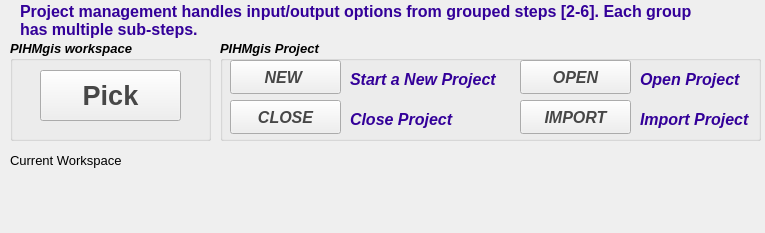
   <widget class="QWidget" name="PIHMgisToolBox_PIHMgisProject">
    <property name="geometry">
     <rect>
      <x>0</x>
      <y>0</y>
      <width>765</width>
      <height>233</height>
     </rect>
    </property>
    <attribute name="label">
     <string>Step [1] : : Load/Create PIHMgis project settings</string>
    </attribute>
    <widget class="QLabel" name="label_8">
     <property name="geometry">
      <rect>
       <x>20</x>
       <y>0</y>
       <width>691</width>
       <height>41</height>
      </rect>
     </property>
     <property name="font">
      <font>
       <family>Arial</family>
       <pointsize>10</pointsize>
       <weight>50</weight>
       <bold>false</bold>
      </font>
     </property>
     <property name="styleSheet">
      <string notr="true">color: rgb(204, 51, 0);</string>
     </property>
     <property name="text">
      <string>&lt;html&gt;&lt;head/&gt;&lt;body&gt;&lt;p&gt;&lt;span style=&quot; font-size:12pt; font-weight:600; color:#330099;&quot;&gt;Project management handles input/output options from grouped steps [2-6]. Each group has multiple sub-steps. &lt;/span&gt;&lt;/p&gt;&lt;/body&gt;&lt;/html&gt;</string>
     </property>
     <property name="wordWrap">
      <bool>true</bool>
     </property>
     <property name="openExternalLinks">
      <bool>true</bool>
     </property>
    </widget>
    <widget class="QGroupBox" name="groupBox_5">
     <property name="geometry">
      <rect>
       <x>220</x>
       <y>40</y>
       <width>541</width>
       <height>101</height>
      </rect>
     </property>
     <property name="font">
      <font>
       <family>Arial</family>
       <pointsize>10</pointsize>
       <weight>75</weight>
       <italic>true</italic>
       <bold>true</bold>
      </font>
     </property>
     <property name="title">
      <string>PIHMgis Project</string>
     </property>
     <widget class="QPushButton" name="pushButtonPIHMgisProjectNew">
      <property name="geometry">
       <rect>
        <x>10</x>
        <y>20</y>
        <width>111</width>
        <height>34</height>
       </rect>
      </property>
      <property name="palette">
       <palette>
        <active>
         <colorrole role="WindowText">
          <brush brushstyle="SolidPattern">
           <color alpha="255">
            <red>71</red>
            <green>71</green>
            <blue>71</blue>
           </color>
          </brush>
         </colorrole>
         <colorrole role="Text">
          <brush brushstyle="SolidPattern">
           <color alpha="255">
            <red>71</red>
            <green>71</green>
            <blue>71</blue>
           </color>
          </brush>
         </colorrole>
         <colorrole role="ButtonText">
          <brush brushstyle="SolidPattern">
           <color alpha="255">
            <red>71</red>
            <green>71</green>
            <blue>71</blue>
           </color>
          </brush>
         </colorrole>
        </active>
        <inactive>
         <colorrole role="WindowText">
          <brush brushstyle="SolidPattern">
           <color alpha="255">
            <red>71</red>
            <green>71</green>
            <blue>71</blue>
           </color>
          </brush>
         </colorrole>
         <colorrole role="Text">
          <brush brushstyle="SolidPattern">
           <color alpha="255">
            <red>71</red>
            <green>71</green>
            <blue>71</blue>
           </color>
          </brush>
         </colorrole>
         <colorrole role="ButtonText">
          <brush brushstyle="SolidPattern">
           <color alpha="255">
            <red>71</red>
            <green>71</green>
            <blue>71</blue>
           </color>
          </brush>
         </colorrole>
        </inactive>
        <disabled>
         <colorrole role="WindowText">
          <brush brushstyle="SolidPattern">
           <color alpha="255">
            <red>71</red>
            <green>71</green>
            <blue>71</blue>
           </color>
          </brush>
         </colorrole>
         <colorrole role="Text">
          <brush brushstyle="SolidPattern">
           <color alpha="255">
            <red>71</red>
            <green>71</green>
            <blue>71</blue>
           </color>
          </brush>
         </colorrole>
         <colorrole role="ButtonText">
          <brush brushstyle="SolidPattern">
           <color alpha="255">
            <red>71</red>
            <green>71</green>
            <blue>71</blue>
           </color>
          </brush>
         </colorrole>
        </disabled>
       </palette>
      </property>
      <property name="font">
       <font>
        <family>Arial</family>
        <pointsize>12</pointsize>
        <weight>75</weight>
        <bold>true</bold>
       </font>
      </property>
      <property name="styleSheet">
       <string notr="true">color: rgb(255, 51, 0);
color: rgb(71, 71, 71);</string>
      </property>
      <property name="locale">
       <locale language="English" country="UnitedStates"/>
      </property>
      <property name="text">
       <string>NEW </string>
      </property>
      <property name="autoDefault">
       <bool>false</bool>
      </property>
      <property name="default">
       <bool>false</bool>
      </property>
      <property name="flat">
       <bool>false</bool>
      </property>
     </widget>
     <widget class="QPushButton" name="pushButtonPIHMgisProjectClose">
      <property name="geometry">
       <rect>
        <x>10</x>
        <y>60</y>
        <width>111</width>
        <height>34</height>
       </rect>
      </property>
      <property name="palette">
       <palette>
        <active>
         <colorrole role="WindowText">
          <brush brushstyle="SolidPattern">
           <color alpha="255">
            <red>71</red>
            <green>71</green>
            <blue>71</blue>
           </color>
          </brush>
         </colorrole>
         <colorrole role="Text">
          <brush brushstyle="SolidPattern">
           <color alpha="255">
            <red>71</red>
            <green>71</green>
            <blue>71</blue>
           </color>
          </brush>
         </colorrole>
         <colorrole role="ButtonText">
          <brush brushstyle="SolidPattern">
           <color alpha="255">
            <red>71</red>
            <green>71</green>
            <blue>71</blue>
           </color>
          </brush>
         </colorrole>
        </active>
        <inactive>
         <colorrole role="WindowText">
          <brush brushstyle="SolidPattern">
           <color alpha="255">
            <red>71</red>
            <green>71</green>
            <blue>71</blue>
           </color>
          </brush>
         </colorrole>
         <colorrole role="Text">
          <brush brushstyle="SolidPattern">
           <color alpha="255">
            <red>71</red>
            <green>71</green>
            <blue>71</blue>
           </color>
          </brush>
         </colorrole>
         <colorrole role="ButtonText">
          <brush brushstyle="SolidPattern">
           <color alpha="255">
            <red>71</red>
            <green>71</green>
            <blue>71</blue>
           </color>
          </brush>
         </colorrole>
        </inactive>
        <disabled>
         <colorrole role="WindowText">
          <brush brushstyle="SolidPattern">
           <color alpha="255">
            <red>71</red>
            <green>71</green>
            <blue>71</blue>
           </color>
          </brush>
         </colorrole>
         <colorrole role="Text">
          <brush brushstyle="SolidPattern">
           <color alpha="255">
            <red>71</red>
            <green>71</green>
            <blue>71</blue>
           </color>
          </brush>
         </colorrole>
         <colorrole role="ButtonText">
          <brush brushstyle="SolidPattern">
           <color alpha="255">
            <red>71</red>
            <green>71</green>
            <blue>71</blue>
           </color>
          </brush>
         </colorrole>
        </disabled>
       </palette>
      </property>
      <property name="font">
       <font>
        <family>Arial</family>
        <pointsize>12</pointsize>
        <weight>75</weight>
        <bold>true</bold>
       </font>
      </property>
      <property name="styleSheet">
       <string notr="true">color: rgb(255, 51, 0);
color: rgb(71, 71, 71);</string>
      </property>
      <property name="locale">
       <locale language="English" country="UnitedStates"/>
      </property>
      <property name="text">
       <string>CLOSE</string>
      </property>
      <property name="autoDefault">
       <bool>false</bool>
      </property>
      <property name="default">
       <bool>false</bool>
      </property>
      <property name="flat">
       <bool>false</bool>
      </property>
     </widget>
     <widget class="QLabel" name="PIHMgisProjectLableNew">
      <property name="geometry">
       <rect>
        <x>130</x>
        <y>30</y>
        <width>161</width>
        <height>20</height>
       </rect>
      </property>
      <property name="font">
       <font>
        <family>Arial</family>
        <pointsize>12</pointsize>
        <weight>75</weight>
        <bold>true</bold>
       </font>
      </property>
      <property name="styleSheet">
       <string notr="true">color: rgb(204, 51, 0);</string>
      </property>
      <property name="text">
       <string>&lt;html&gt;&lt;head/&gt;&lt;body&gt;&lt;p&gt;&lt;span style=&quot; color:#330099;&quot;&gt;Start a New Project&lt;/span&gt;&lt;/p&gt;&lt;/body&gt;&lt;/html&gt;</string>
      </property>
     </widget>
     <widget class="QLabel" name="PIHMgisProjectLableClose">
      <property name="geometry">
       <rect>
        <x>130</x>
        <y>70</y>
        <width>111</width>
        <height>20</height>
       </rect>
      </property>
      <property name="font">
       <font>
        <family>Arial</family>
        <pointsize>12</pointsize>
        <weight>75</weight>
        <bold>true</bold>
       </font>
      </property>
      <property name="styleSheet">
       <string notr="true">color: rgb(204, 51, 0);
color: rgb(51, 51, 51);</string>
      </property>
      <property name="text">
       <string>&lt;html&gt;&lt;head/&gt;&lt;body&gt;&lt;p&gt;&lt;span style=&quot; color:#330099;&quot;&gt;Close Project&lt;/span&gt;&lt;/p&gt;&lt;/body&gt;&lt;/html&gt;</string>
      </property>
     </widget>
     <widget class="QPushButton" name="pushButtonPIHMgisProjectImport">
      <property name="geometry">
       <rect>
        <x>300</x>
        <y>60</y>
        <width>111</width>
        <height>34</height>
       </rect>
      </property>
      <property name="palette">
       <palette>
        <active>
         <colorrole role="WindowText">
          <brush brushstyle="SolidPattern">
           <color alpha="255">
            <red>71</red>
            <green>71</green>
            <blue>71</blue>
           </color>
          </brush>
         </colorrole>
         <colorrole role="Text">
          <brush brushstyle="SolidPattern">
           <color alpha="255">
            <red>71</red>
            <green>71</green>
            <blue>71</blue>
           </color>
          </brush>
         </colorrole>
         <colorrole role="ButtonText">
          <brush brushstyle="SolidPattern">
           <color alpha="255">
            <red>71</red>
            <green>71</green>
            <blue>71</blue>
           </color>
          </brush>
         </colorrole>
        </active>
        <inactive>
         <colorrole role="WindowText">
          <brush brushstyle="SolidPattern">
           <color alpha="255">
            <red>71</red>
            <green>71</green>
            <blue>71</blue>
           </color>
          </brush>
         </colorrole>
         <colorrole role="Text">
          <brush brushstyle="SolidPattern">
           <color alpha="255">
            <red>71</red>
            <green>71</green>
            <blue>71</blue>
           </color>
          </brush>
         </colorrole>
         <colorrole role="ButtonText">
          <brush brushstyle="SolidPattern">
           <color alpha="255">
            <red>71</red>
            <green>71</green>
            <blue>71</blue>
           </color>
          </brush>
         </colorrole>
        </inactive>
        <disabled>
         <colorrole role="WindowText">
          <brush brushstyle="SolidPattern">
           <color alpha="255">
            <red>71</red>
            <green>71</green>
            <blue>71</blue>
           </color>
          </brush>
         </colorrole>
         <colorrole role="Text">
          <brush brushstyle="SolidPattern">
           <color alpha="255">
            <red>71</red>
            <green>71</green>
            <blue>71</blue>
           </color>
          </brush>
         </colorrole>
         <colorrole role="ButtonText">
          <brush brushstyle="SolidPattern">
           <color alpha="255">
            <red>71</red>
            <green>71</green>
            <blue>71</blue>
           </color>
          </brush>
         </colorrole>
        </disabled>
       </palette>
      </property>
      <property name="font">
       <font>
        <family>Arial</family>
        <pointsize>12</pointsize>
        <weight>75</weight>
        <bold>true</bold>
       </font>
      </property>
      <property name="styleSheet">
       <string notr="true">color: rgb(255, 51, 0);
color: rgb(71, 71, 71);</string>
      </property>
      <property name="locale">
       <locale language="English" country="UnitedStates"/>
      </property>
      <property name="text">
       <string>IMPORT</string>
      </property>
      <property name="autoDefault">
       <bool>false</bool>
      </property>
      <property name="default">
       <bool>false</bool>
      </property>
      <property name="flat">
       <bool>false</bool>
      </property>
     </widget>
     <widget class="QPushButton" name="pushButtonPIHMgisProjectOpen">
      <property name="geometry">
       <rect>
        <x>300</x>
        <y>20</y>
        <width>111</width>
        <height>34</height>
       </rect>
      </property>
      <property name="palette">
       <palette>
        <active>
         <colorrole role="WindowText">
          <brush brushstyle="SolidPattern">
           <color alpha="255">
            <red>71</red>
            <green>71</green>
            <blue>71</blue>
           </color>
          </brush>
         </colorrole>
         <colorrole role="Text">
          <brush brushstyle="SolidPattern">
           <color alpha="255">
            <red>71</red>
            <green>71</green>
            <blue>71</blue>
           </color>
          </brush>
         </colorrole>
         <colorrole role="ButtonText">
          <brush brushstyle="SolidPattern">
           <color alpha="255">
            <red>71</red>
            <green>71</green>
            <blue>71</blue>
           </color>
          </brush>
         </colorrole>
        </active>
        <inactive>
         <colorrole role="WindowText">
          <brush brushstyle="SolidPattern">
           <color alpha="255">
            <red>71</red>
            <green>71</green>
            <blue>71</blue>
           </color>
          </brush>
         </colorrole>
         <colorrole role="Text">
          <brush brushstyle="SolidPattern">
           <color alpha="255">
            <red>71</red>
            <green>71</green>
            <blue>71</blue>
           </color>
          </brush>
         </colorrole>
         <colorrole role="ButtonText">
          <brush brushstyle="SolidPattern">
           <color alpha="255">
            <red>71</red>
            <green>71</green>
            <blue>71</blue>
           </color>
          </brush>
         </colorrole>
        </inactive>
        <disabled>
         <colorrole role="WindowText">
          <brush brushstyle="SolidPattern">
           <color alpha="255">
            <red>71</red>
            <green>71</green>
            <blue>71</blue>
           </color>
          </brush>
         </colorrole>
         <colorrole role="Text">
          <brush brushstyle="SolidPattern">
           <color alpha="255">
            <red>71</red>
            <green>71</green>
            <blue>71</blue>
           </color>
          </brush>
         </colorrole>
         <colorrole role="ButtonText">
          <brush brushstyle="SolidPattern">
           <color alpha="255">
            <red>71</red>
            <green>71</green>
            <blue>71</blue>
           </color>
          </brush>
         </colorrole>
        </disabled>
       </palette>
      </property>
      <property name="font">
       <font>
        <family>Arial</family>
        <pointsize>12</pointsize>
        <weight>75</weight>
        <bold>true</bold>
       </font>
      </property>
      <property name="styleSheet">
       <string notr="true">color: rgb(255, 51, 0);
color: rgb(71, 71, 71);</string>
      </property>
      <property name="locale">
       <locale language="English" country="UnitedStates"/>
      </property>
      <property name="text">
       <string>OPEN</string>
      </property>
      <property name="autoDefault">
       <bool>false</bool>
      </property>
      <property name="default">
       <bool>false</bool>
      </property>
      <property name="flat">
       <bool>false</bool>
      </property>
     </widget>
     <widget class="QLabel" name="PIHMgisProjectLableOpen">
      <property name="geometry">
       <rect>
        <x>420</x>
        <y>30</y>
        <width>111</width>
        <height>20</height>
       </rect>
      </property>
      <property name="font">
       <font>
        <family>Arial</family>
        <pointsize>12</pointsize>
        <weight>75</weight>
        <bold>true</bold>
       </font>
      </property>
      <property name="styleSheet">
       <string notr="true">color: rgb(204, 51, 0);</string>
      </property>
      <property name="text">
       <string>&lt;html&gt;&lt;head/&gt;&lt;body&gt;&lt;p&gt;&lt;span style=&quot; color:#330099;&quot;&gt;Open Project&lt;/span&gt;&lt;/p&gt;&lt;/body&gt;&lt;/html&gt;</string>
      </property>
     </widget>
     <widget class="QLabel" name="PIHMgisProjectLableImport">
      <property name="geometry">
       <rect>
        <x>420</x>
        <y>70</y>
        <width>121</width>
        <height>20</height>
       </rect>
      </property>
      <property name="font">
       <font>
        <family>Arial</family>
        <pointsize>12</pointsize>
        <weight>75</weight>
        <bold>true</bold>
       </font>
      </property>
      <property name="styleSheet">
       <string notr="true">color: rgb(204, 51, 0);</string>
      </property>
      <property name="text">
       <string>&lt;html&gt;&lt;head/&gt;&lt;body&gt;&lt;p&gt;&lt;span style=&quot; color:#330099;&quot;&gt;Import Project&lt;/span&gt;&lt;/p&gt;&lt;/body&gt;&lt;/html&gt;</string>
      </property>
     </widget>
    </widget>
    <widget class="QGroupBox" name="groupBox_6">
     <property name="geometry">
      <rect>
       <x>10</x>
       <y>40</y>
       <width>201</width>
       <height>101</height>
      </rect>
     </property>
     <property name="font">
      <font>
       <family>Arial</family>
       <pointsize>10</pointsize>
       <weight>75</weight>
       <italic>true</italic>
       <bold>true</bold>
      </font>
     </property>
     <property name="title">
      <string>PIHMgis workspace</string>
     </property>
     <widget class="QPushButton" name="pushButton_PickWorkspace">
      <property name="geometry">
       <rect>
        <x>30</x>
        <y>30</y>
        <width>141</width>
        <height>51</height>
       </rect>
      </property>
      <property name="font">
       <font>
        <family>Arial</family>
        <pointsize>20</pointsize>
        <weight>75</weight>
        <italic>false</italic>
        <bold>true</bold>
       </font>
      </property>
      <property name="styleSheet">
       <string notr="true">color: rgb(255, 51, 0);
color: rgb(71, 71, 71);</string>
      </property>
      <property name="text">
       <string>Pick</string>
      </property>
     </widget>
    </widget>
    <widget class="QLabel" name="label_home_workspace">
     <property name="geometry">
      <rect>
       <x>10</x>
       <y>150</y>
       <width>591</width>
       <height>20</height>
      </rect>
     </property>
     <property name="font">
      <font>
       <pointsize>10</pointsize>
      </font>
     </property>
     <property name="text">
      <string>Current Workspace</string>
     </property>
    </widget>
    <zorder>groupBox_6</zorder>
    <zorder>groupBox_5</zorder>
    <zorder>label_8</zorder>
    <zorder>label_home_workspace</zorder>
   </widget>
